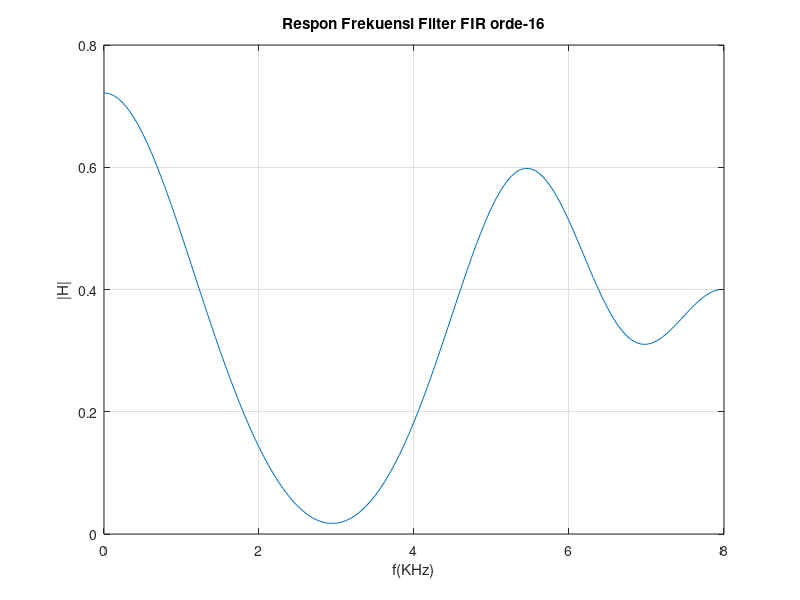

MATLAB code to generate this figure:
pkg load signal
m=[1 0 0 0.9 0.9 0 0 1];
f=[0.0 0.25 0.5 0.675 0.75 0.8 0.9 1.0];
n=16; fs2=8;
b=fir2(n,f,m);

fid= fopen('fir5.txt','w');
fprintf(fid,strcat('Koefisien filter FIR orde-',int2str(n),'\n'));
fprintf(fid,strcat('Generated on-',datestr(now),'\n\n'));
for i=1:n+1
  fprintf(fid,'%1.6f \n',b(i));
end 
fclose(fid);
[H,w]=freqz(b,1,128);
 
plot(w/pi*fs2,abs(H));

xlabel('f(KHz)');ylabel('|H|');grid;
title(strcat('Respon Frekuensi Filter FIR orde-',int2str(n)));